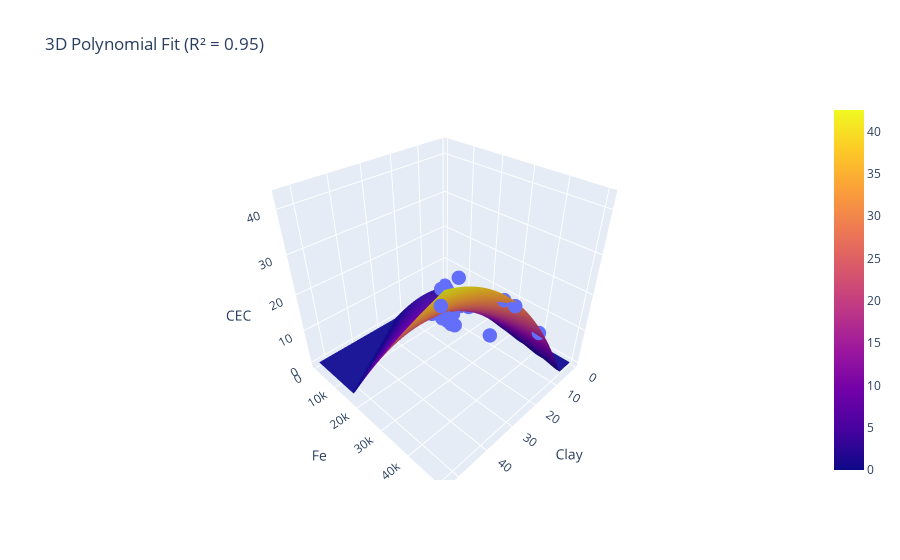

The cell this chart's notebook holds for it:
### Code cell
best_feat_ind = test_errors_summary.index(max(test_errors_summary))
best_feat = feature_sets_CEC[best_feat_ind]
best_feat_n = best_n_[best_feat_ind]
fit_and_plot(df, best_feat, 'CEC', best_feat_n, mapping)
